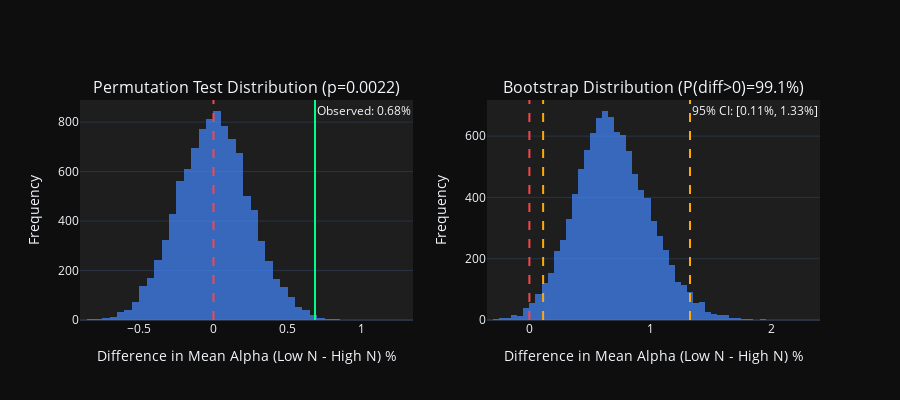

Notebook source saved alongside this figure:
### Code cell
# Visualize the distributions with Plotly
fig = make_subplots(rows=1, cols=2, subplot_titles=(
    f'Permutation Test Distribution (p={perm_p:.4f})',
    f'Bootstrap Distribution (P(diff>0)={prob_positive*100:.1f}%)'
))

# Permutation distribution
fig.add_trace(
    go.Histogram(x=perm_diffs * 100, nbinsx=50, marker_color=COLOR_DEFAULT, 
                 opacity=0.7, name='Permutation'),
    row=1, col=1
)
fig.add_vline(x=observed_diff * 100, line_color=COLOR_HIGHLIGHT, line_width=2, 
              annotation_text=f'Observed: {observed_diff*100:.2f}%', row=1, col=1)
fig.add_vline(x=0, line_color=COLOR_NEGATIVE, line_dash='dash', row=1, col=1)

# Bootstrap distribution
fig.add_trace(
    go.Histogram(x=bootstrap_diffs * 100, nbinsx=50, marker_color=COLOR_DEFAULT,
                 opacity=0.7, name='Bootstrap'),
    row=1, col=2
)
fig.add_vline(x=ci_lower * 100, line_color=COLOR_WARNING, line_dash='dash', row=1, col=2)
fig.add_vline(x=ci_upper * 100, line_color=COLOR_WARNING, line_dash='dash', 
              annotation_text=f'95% CI: [{ci_lower*100:.2f}%, {ci_upper*100:.2f}%]', row=1, col=2)
fig.add_vline(x=0, line_color=COLOR_NEGATIVE, line_dash='dash', row=1, col=2)

fig.update_layout(
    paper_bgcolor='#0e0e0e',
    plot_bgcolor='#1e1e1e',
    height=400,
    showlegend=False
)

fig.update_xaxes(title_text='Difference in Mean Alpha (Low N - High N) %')
fig.update_yaxes(title_text='Frequency')

fig.show()

### Figure 1 — Plotly figure (JSON) as saved in the notebook; plotly's stock layout.template omitted (floating-point values rounded to 4 significant figures; data arrays with more than 128 entries replaced by an {"elided": "..."} marker saying what was removed)
{"data": [{"marker": {"color": "#4488ff"}, "name": "Permutation", "nbinsx": 50, "opacity": 0.7, "type": "histogram", "x": {"elided": "10000 float values"}, "xaxis": "x", "yaxis": "y"}, {"marker": {"color": "#4488ff"}, "name": "Bootstrap", "nbinsx": 50, "opacity": 0.7, "type": "histogram", "x": {"elided": "10000 float values"}, "xaxis": "x2", "yaxis": "y2"}], "layout": {"annotations": [{"font": {"size": 16}, "showarrow": false, "text": "Permutation Test Distribution (p=0.0022)", "x": 0.225, "xanchor": "center", "xref": "paper", "y": 1, "yanchor": "bottom", "yref": "paper"}, {"font": {"size": 16}, "showarrow": false, "text": "Bootstrap Distribution (P(diff>0)=99.1%)", "x": 0.775, "xanchor": "center", "xref": "paper", "y": 1, "yanchor": "bottom", "yref": "paper"}, {"showarrow": false, "text": "Observed: 0.68%", "x": 0.6845, "xanchor": "left", "xref": "x", "y": 1, "yanchor": "top", "yref": "y domain"}, {"showarrow": false, "text": "95% CI: [0.11%, 1.33%]", "x": 1.326, "xanchor": "left", "xref": "x2", "y": 1, "yanchor": "top", "yref": "y2 domain"}], "height": 400, "paper_bgcolor": "#0e0e0e", "plot_bgcolor": "#1e1e1e", "shapes": [{"line": {"color": "#00ff88", "width": 2}, "type": "line", "x0": 0.6845, "x1": 0.6845, "xref": "x", "y0": 0, "y1": 1, "yref": "y domain"}, {"line": {"color": "#ff4444", "dash": "dash"}, "type": "line", "x0": 0, "x1": 0, "xref": "x", "y0": 0, "y1": 1, "yref": "y domain"}, {"line": {"color": "#ffaa00", "dash": "dash"}, "type": "line", "x0": 0.1134, "x1": 0.1134, "xref": "x2", "y0": 0, "y1": 1, "yref": "y2 domain"}, {"line": {"color": "#ffaa00", "dash": "dash"}, "type": "line", "x0": 1.326, "x1": 1.326, "xref": "x2", "y0": 0, "y1": 1, "yref": "y2 domain"}, {"line": {"color": "#ff4444", "dash": "dash"}, "type": "line", "x0": 0, "x1": 0, "xref": "x2", "y0": 0, "y1": 1, "yref": "y2 domain"}], "showlegend": false, "xaxis": {"anchor": "y", "domain": [0, 0.45], "title": {"text": "Difference in Mean Alpha (Low N - High N) %"}}, "xaxis2": {"anchor": "y2", "domain": [0.55, 1], "title": {"text": "Difference in Mean Alpha (Low N - High N) %"}}, "yaxis": {"anchor": "x", "domain": [0, 1], "title": {"text": "Frequency"}}, "yaxis2": {"anchor": "x2", "domain": [0, 1], "title": {"text": "Frequency"}}}}
